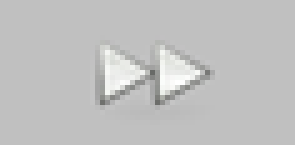
#> input picture base/applications/sndrec32/resources/but_end.bmp, 59 x 29 px (shown 5 times larger)
$ python build_boot_splash.py ../base/applications/sndrec32/resources/but_end.bmp out.png
#> lines starting #> are read from the running program, lines starting #| are printed output that depends on the picture
#!/usr/bin/env python3
"""Convert the SpiritBoot splash PNG to bootvid's 4-bit Windows BMP."""

import argparse
from pathlib import Path
import struct

try:
    from PIL import Image
except ImportError as error:  # Asset-authoring tool; firmware builds use the checked-in BMP.
    raise SystemExit("Pillow is required to regenerate the splash bitmap") from error


def write_bmp(source: Path, output: Path, width: int, height: int) -> None:
#> called with width = 256, height = 256
    image = Image.open(source).convert("RGBA")
    image = image.resize((width, height), Image.Resampling.LANCZOS)
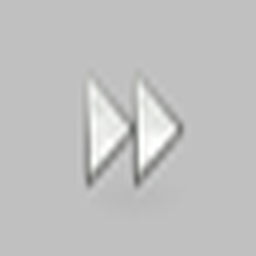
#> image: PIL image 256x256 RGBA; mean R, G, B, A 192.4, 192.6, 192.3, 255
    background = Image.new("RGB", image.size, (0, 0, 0))
#> background: PIL image 256x256 RGB; every value is 0
    background.paste(image, mask=image.getchannel("A"))
    indexed = background.quantize(
        colors=16,
        method=Image.Quantize.MAXCOVERAGE,
        dither=Image.Dither.FLOYDSTEINBERG,
    )

    palette = [tuple(indexed.getpalette()[i:i + 3]) for i in range(0, 48, 3)]
#> palette = [(99, 101, 98), (255, 255, 255), (177, 181, 174), (139, 139, 137), (216, 217, 215), (158, 158, 158), (236, 238, 233), (196, 196, 198), (119, 120, 117), (149, 151, 145), (206, 209, 203), (187, 186, 187), (226, 229, 222), (168, 168, 168), (129, 131, 126), (246, 246, 244)]
    black = min(range(16), key=lambda i: sum(component * component
                                             for component in palette[i]))
#> black = 0
    white = min(
        (i for i in range(16) if i != black),
        key=lambda i: sum((255 - component) * (255 - component)
                          for component in palette[i]),
    )
#> white = 1
    # bootvid's named colors are palette indices. Keep the background at 0
    # and reserve 15 for legible white text over the custom image.
    remap = [black]
#> remap = [0]
    remap.extend(i for i in range(16) if i not in (black, white))
    remap.append(white)
    inverse = [0] * 16
    for new, old in enumerate(remap):
        inverse[old] = new
#> this loop made 16 passes
#> old on passes 1 to 12: 0, 2, 3, 4, 5, 6, 7, 8, 9, 10, 11, 12
#> after the loop, inverse = [0, 15, 1, 2, 3, 4, 5, 6, 7, 8, 9, 10, 11, 12, 13, 14]
    palette = [palette[old] for old in remap]
#> palette = [(99, 101, 98), (177, 181, 174), (139, 139, 137), (216, 217, 215), (158, 158, 158), (236, 238, 233), (196, 196, 198), (119, 120, 117), (149, 151, 145), (206, 209, 203), (187, 186, 187), (226, 229, 222), (168, 168, 168), (129, 131, 126), (246, 246, 244), (255, 255, 255)]

    indices = indexed.tobytes()
    row_bytes = ((width + 1) // 2 + 3) & ~3
    pixels = bytearray()
    for y in range(height - 1, -1, -1):
        row = indices[y * width:(y + 1) * width]
        packed = bytearray()
        for x in range(0, width, 2):
            high = inverse[row[x]]
            low = inverse[row[x + 1]] if x + 1 < width else 0
            packed.append((high << 4) | low)
        packed.extend(b"\0" * (row_bytes - len(packed)))
        pixels.extend(packed)

    dib_size = 40
    pixel_offset = 14 + dib_size + 16 * 4
    file_size = pixel_offset + len(pixels)
#> file_size = 32886
    header = struct.pack("<2sIHHI", b"BM", file_size, 0, 0, pixel_offset)
    dib = struct.pack("<IiiHHIIiiII", dib_size, width, height, 1, 4, 0,
                      len(pixels), 3780, 3780, 16, 16)
    colors = b"".join(struct.pack("<BBBB", blue, green, red, 0)
                      for red, green, blue in palette)
    output.parent.mkdir(parents=True, exist_ok=True)
    output.write_bytes(header + dib + colors + pixels)


def main() -> None:
    parser = argparse.ArgumentParser(description=__doc__)
    parser.add_argument("source", type=Path)
    parser.add_argument("output", type=Path)
    parser.add_argument("--width", type=int, default=256)
    parser.add_argument("--height", type=int, default=256)
    args = parser.parse_args()
    if not (1 <= args.width <= 640 and 1 <= args.height <= 480):
        raise SystemExit("dimensions must fit the 640x480 boot surface")
    write_bmp(args.source, args.output, args.width, args.height)


if __name__ == "__main__":
    main()

$ run again, on base/applications/sndrec32/resources/but_rec.bmp
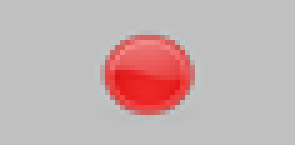
#> input picture base/applications/sndrec32/resources/but_rec.bmp, 59 x 29 px (shown 5 times larger)
#> in write_bmp, `image = image.resize((width, height), Image.Resampling.LANCZOS)`:
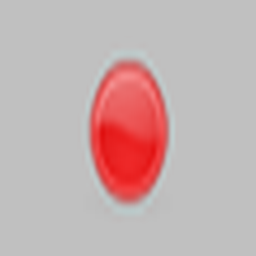
#> image: PIL image 256x256 RGBA; mean R, G, B, A 196.8, 176.2, 176.2, 255
#> in write_bmp, `palette = [tuple(indexed.getpalette()[i:i + 3]) for i in range(0, 48, ..`: palette = [(224, 15, 15), (191, 206, 206), (244, 114, 114), (188, 152, 152), (216, 66, 66), (195, 115, 115), (243, 144, 144), (239, 42, 42), (184, 179, 179), (218, 93, 93), (241, 79, 79), (198, 134, 134), (243, 60, 60), (240, 98, 98), (217, 109, 109), (206, 80, 80)]
#> black = 0
#> white = 1
#> remap = [0]
#> the loop in write_bmp, `for new, old in enumerate(remap):` made 16 passes
#> old on passes 1 to 8: 0, 2, 3, 4, 5, 6, 7, 8
#> after the loop in write_bmp, `for new, old in enumerate(remap):`: inverse = [0, 15, 1, 2, 3, 4, 5, 6, 7, 8, 9, 10, 11, 12, 13, 14]
#> in write_bmp, `palette = [palette[old] for old in remap]`: palette = [(224, 15, 15), (244, 114, 114), (188, 152, 152), (216, 66, 66), (195, 115, 115), (243, 144, 144), (239, 42, 42), (184, 179, 179), (218, 93, 93), (241, 79, 79), (198, 134, 134), (243, 60, 60), (240, 98, 98), (217, 109, 109), (206, 80, 80), (191, 206, 206)]
#> file_size = 32886
